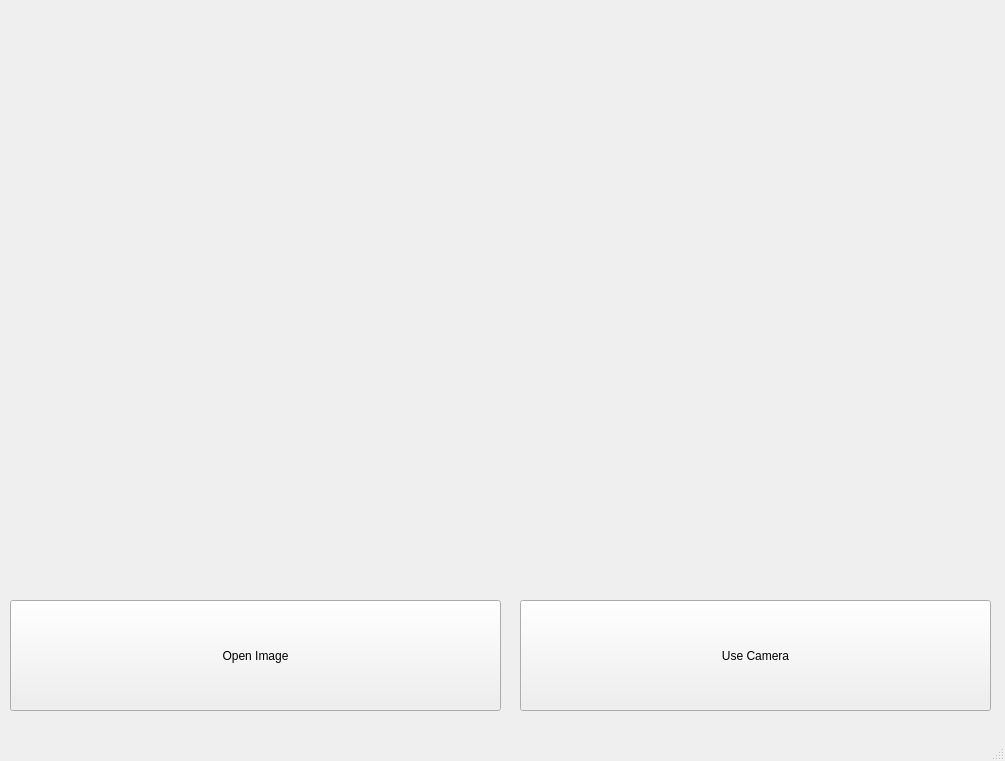
<?xml version="1.0" encoding="UTF-8"?>
<ui version="4.0">
 <class>MainWindow</class>
 <widget class="QMainWindow" name="MainWindow">
  <property name="geometry">
   <rect>
    <x>0</x>
    <y>0</y>
    <width>1005</width>
    <height>761</height>
   </rect>
  </property>
  <property name="windowTitle">
   <string>MainWindow</string>
  </property>
  <widget class="QWidget" name="centralwidget">
   <widget class="QPushButton" name="pushButton">
    <property name="geometry">
     <rect>
      <x>10</x>
      <y>600</y>
      <width>491</width>
      <height>111</height>
     </rect>
    </property>
    <property name="text">
     <string>Open Image</string>
    </property>
   </widget>
   <widget class="QPushButton" name="pushButton_2">
    <property name="geometry">
     <rect>
      <x>520</x>
      <y>600</y>
      <width>471</width>
      <height>111</height>
     </rect>
    </property>
    <property name="text">
     <string>Use Camera</string>
    </property>
   </widget>
   <widget class="QLabel" name="label">
    <property name="geometry">
     <rect>
      <x>10</x>
      <y>10</y>
      <width>981</width>
      <height>541</height>
     </rect>
    </property>
    <property name="text">
     <string/>
    </property>
    <property name="alignment">
     <set>Qt::AlignCenter</set>
    </property>
   </widget>
  </widget>
  <widget class="QMenuBar" name="menubar">
   <property name="geometry">
    <rect>
     <x>0</x>
     <y>0</y>
     <width>1005</width>
     <height>21</height>
    </rect>
   </property>
  </widget>
  <widget class="QStatusBar" name="statusbar"/>
 </widget>
 <resources/>
 <connections/>
</ui>
